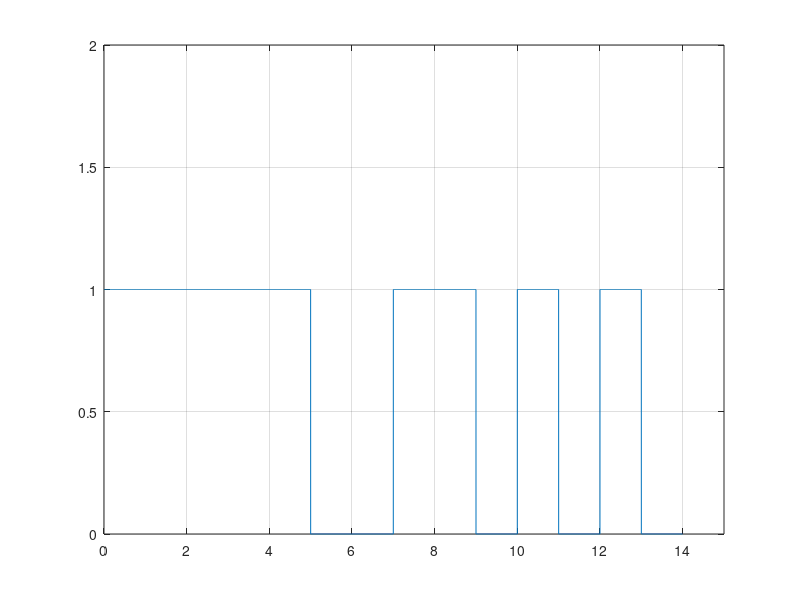
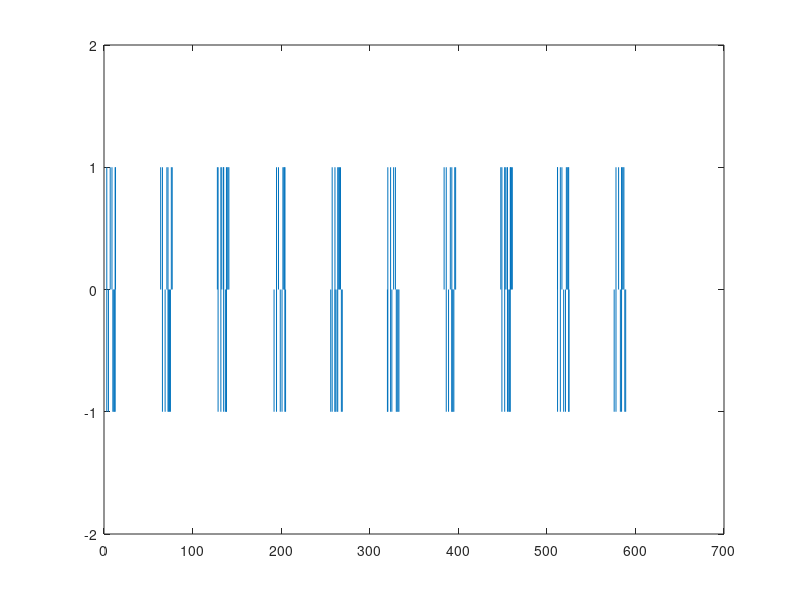

These figures' MATLAB source, in order:
close all
I=[1 1 1 1 1 0 0 1 1 0 1 0 1 0]; %Сам код 
% 13 элементов [1 1 1 1 1 0 0 1 1 0 1 0 1 0] 'ноль в конце для красоты отображения'
% 11 элементов [1 1 1 0 0 0 1 0 0 1 0]
% 7 элементов [1 1 1 0 0 1 0]
% 5 элементов [1 1 1 0 1]
% 4 элемента [1 0 1 1] или [1 0 0 0]
% 3 элемента [1 1 0]
% 2 элемента [1 0] или [1 1]
Fs = 1e3;   % частота дискретизации ,Гц
T=1;        % длительность элемента,c

N = T*Fs;  %дискретизация элемента (указание на то сколько отсчетов будет в одном элементе)          
one = ones(1,N);    % массив едениц 
zero = zeros(1,N);  % массив нулей 

result = []; %пустой массив 
for i=1:length(I) %цикл заполнения 
    if (I(i)==0) %если удовлетворяет условию:
        t_d = zero; %N(кол-во соответсвует Fs*T) нулей на элемент 
    else 
        t_d = one;%N едениц на элемент 
    end
    result = [result t_d]; %запись в массив результата 
    %запись проихсодит так : в уже имеющийся массив добавляется новый
    %элемент с длиной N
end

x = 0 : 1/Fs : T*length(I) - 1/Fs; %градуировка  
plot (x,result);
ylim ([0 2]);%установил для того чтобы график красиво смотрелся на оси 
xlim ([0 (length(I)+1)]);
grid on


%-------------------------------------------------------------------------%
%-----------------------------Тестовая зон--------------------------------%
%-------------------------------------------------------------------------%
%Каждый элемент "удлинили" в Fs раз, а получившуюся последовательность
%повторили 10 раз
a_new = [I zeros(1,50)];
A  = repmat(a_new, Fs, 10);
A  = A(:)'; %превращение в колонну 
%Сформировали вектор временных отсчетов, значения которых нормированы
%относительно длительности всей последовательности
x1  = (0:length(A) - 1)/Fs;
%Сформировали несущую
s0 = square(x1);
%Промодулировали несущую кодом Баркера
s  = s0.*A;
figure  ;
plot(x1, s);
ylim ([-2 2]);